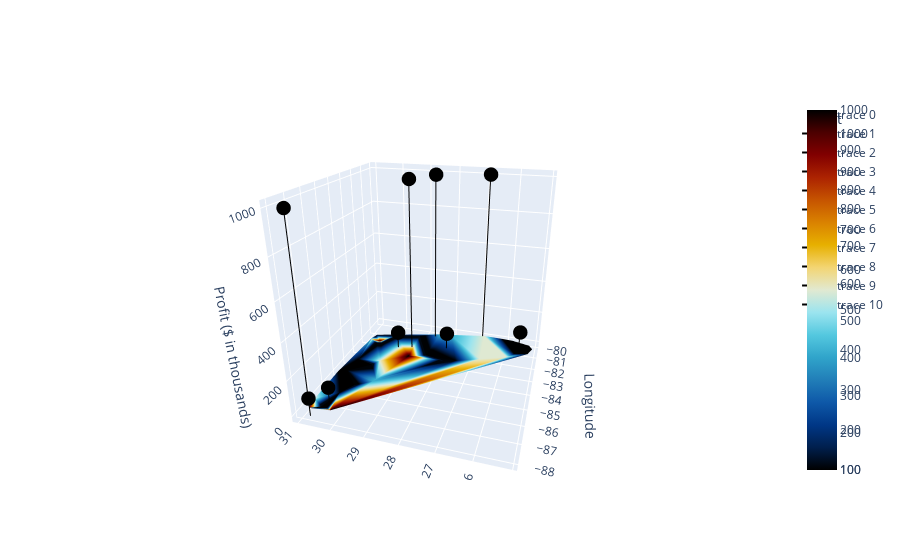

Here is the notebook cell this chart was saved with:
### Code cell
import plotly.graph_objects as go
import numpy as np
import geopandas as gpd
from scipy.spatial import Delaunay

# Load the shapefile into a GeoDataFrame
gdf = gpd.read_file('ne_110m_admin_1_states_provinces.shp')

# Filter out only the Florida state
florida_gdf = gdf[gdf['name'] == 'Florida']

# Extract the boundary coordinates of Florida
florida_boundary = florida_gdf.geometry.values[0].exterior.coords.xy
florida_x = list(florida_boundary[0])
florida_y = list(florida_boundary[1])

# Coordinates and profits from before
# Coordinates and profits from before
store_locations = [
    (27.9944024, -81.7602544),
    (25.5516034, -80.6326916),
    (30.6953657, -88.0398913),
    (29.6516344, -82.3248262),
    (27.9944024, -81.7602544),
    (30.421309, -87.2169149),
    (28.6122187, -80.8075537),
    (26.9342246, -80.0942087),
    (29.1871986, -82.1400923),
    (30.6953657, -88.0398913)
]

store_profits = [100, 100, 100, 100, 100, 100, 1000, 1000, 1000, 1000]

x = [location[1] for location in store_locations]
y = [location[0] for location in store_locations]
z = store_profits

# Triangulate the Florida boundary
tri = Delaunay(np.array([florida_x, florida_y]).T)
triangles = tri.simplices

# Calculate average profit for each triangle's center
triangle_avg_profits = []
for triangle in triangles:
    cx = np.mean([florida_x[i] for i in triangle])
    cy = np.mean([florida_y[i] for i in triangle])
    distances = np.sqrt((np.array(x) - cx)**2 + (np.array(y) - cy)**2)
    nearby_profits = [profit for d, profit in zip(distances, z) if d < 1]
    triangle_avg_profits.append(np.mean(nearby_profits) if nearby_profits else 0)

# Create figure
fig = go.Figure()

# Add 3D scatter plot for store data with color based on profit
fig.add_trace(go.Scatter3d(x=x, y=y, z=z, mode='markers', 
                           marker=dict(size=5, color=z, colorscale='icefire', colorbar=dict(title='Profit'))))

# Add pillars (lines) for each store point down to the x-y plane
for i in range(len(x)):
    fig.add_trace(go.Scatter3d(x=[x[i], x[i]], y=[y[i], y[i]], z=[z[i], 0], mode='lines', line=dict(color='black')))

# Add Florida mesh with color based on average profits
fig.add_trace(go.Mesh3d(x=florida_x, y=florida_y, z=[0]*len(florida_x), i=triangles[:, 0], j=triangles[:, 1], k=triangles[:, 2], 
                        intensity=triangle_avg_profits, colorscale='icefire', cmin=min(z), cmax=max(z)))

# Set axes properties
fig.update_layout(scene=dict(
    xaxis_title='Longitude',
    yaxis_title='Latitude',
    zaxis_title='Profit ($ in thousands)')
)

# Display the plot
fig.show()

### Figure 1 — Plotly figure (JSON) as saved in the notebook; plotly's stock layout.template omitted (floating-point values rounded to 4 significant figures)
{"data": [{"marker": {"color": [100, 100, 100, 100, 100, 100, 1000, 1000, 1000, 1000], "colorbar": {"title": {"text": "Profit"}}, "colorscale": [[0, "#000000"], [0.0625, "#001f4d"], [0.125, "#003786"], [0.1875, "#0e58a8"], [0.25, "#217eb8"], [0.3125, "#30a4ca"], [0.375, "#54c8df"], [0.4375, "#9be4ef"], [0.5, "#e1e9d1"], [0.5625, "#f3d573"], [0.625, "#e7b000"], [0.6875, "#da8200"], [0.75, "#c65400"], [0.8125, "#ac2301"], [0.875, "#820000"], [0.9375, "#4c0000"], [1, "#000000"]], "size": 5}, "mode": "markers", "type": "scatter3d", "x": [-81.76, -80.63, -88.04, -82.32, -81.76, -87.22, -80.81, -80.09, -82.14, -88.04], "y": [27.99, 25.55, 30.7, 29.65, 27.99, 30.42, 28.61, 26.93, 29.19, 30.7], "z": [100, 100, 100, 100, 100, 100, 1000, 1000, 1000, 1000]}, {"line": {"color": "black"}, "mode": "lines", "type": "scatter3d", "x": [-81.76, -81.76], "y": [27.99, 27.99], "z": [100, 0]}, {"line": {"color": "black"}, "mode": "lines", "type": "scatter3d", "x": [-80.63, -80.63], "y": [25.55, 25.55], "z": [100, 0]}, {"line": {"color": "black"}, "mode": "lines", "type": "scatter3d", "x": [-88.04, -88.04], "y": [30.7, 30.7], "z": [100, 0]}, {"line": {"color": "black"}, "mode": "lines", "type": "scatter3d", "x": [-82.32, -82.32], "y": [29.65, 29.65], "z": [100, 0]}, {"line": {"color": "black"}, "mode": "lines", "type": "scatter3d", "x": [-81.76, -81.76], "y": [27.99, 27.99], "z": [100, 0]}, {"line": {"color": "black"}, "mode": "lines", "type": "scatter3d", "x": [-87.22, -87.22], "y": [30.42, 30.42], "z": [100, 0]}, {"line": {"color": "black"}, "mode": "lines", "type": "scatter3d", "x": [-80.81, -80.81], "y": [28.61, 28.61], "z": [1000, 0]}, {"line": {"color": "black"}, "mode": "lines", "type": "scatter3d", "x": [-80.09, -80.09], "y": [26.93, 26.93], "z": [1000, 0]}, {"line": {"color": "black"}, "mode": "lines", "type": "scatter3d", "x": [-82.14, -82.14], "y": [29.19, 29.19], "z": [1000, 0]}, {"line": {"color": "black"}, "mode": "lines", "type": "scatter3d", "x": [-88.04, -88.04], "y": [30.7, 30.7], "z": [1000, 0]}, {"cmax": 1000, "cmin": 100, "colorscale": [[0, "#000000"], [0.0625, "#001f4d"], [0.125, "#003786"], [0.1875, "#0e58a8"], [0.25, "#217eb8"], [0.3125, "#30a4ca"], [0.375, "#54c8df"], [0.4375, "#9be4ef"], [0.5, "#e1e9d1"], [0.5625, "#f3d573"], [0.625, "#e7b000"], [0.6875, "#da8200"], [0.75, "#c65400"], [0.8125, "#ac2301"], [0.875, "#820000"], [0.9375, "#4c0000"], [1, "#000000"]], "i": [19, 27, 25, 28, 31, 32, 19, 29, 31, 28, 29, 18, 31, 18, 32, 35, 29, 36, 2, 2, 26, 27, 21, 26, 26, 23, 26, 16, 16, 16, 11, 16, 18, 10, 33, 0, 1, 38, 36, 38, 2, 1, 35, 33, 8, 34, 8, 14, 8, 13, 13, 13, 14, 6, 38, 37, 37, 8, 11, 12, 9, 9], "intensity": [1000, 0, 0, 0, 1000, 550, 100, 100, 100, 0, 0, 1000, 550, 400, 0, 0, 0, 0, 400, 400, 550, 100, 100, 100, 100, 100, 100, 550, 550, 100, 0, 0, 1000, 550, 0, 400, 400, 0, 100, 400, 100, 400, 0, 0, 0, 0, 0, 0, 0, 0, 0, 0, 0, 0, 0, 0, 0, 0, 100, 100, 100, 0], "j": [28, 28, 27, 27, 32, 31, 29, 31, 29, 29, 36, 19, 18, 31, 35, 29, 35, 35, 4, 5, 21, 26, 26, 27, 25, 26, 23, 32, 10, 11, 16, 18, 16, 33, 35, 1, 2, 6, 38, 1, 38, 38, 34, 34, 34, 8, 6, 11, 13, 8, 14, 12, 13, 37, 37, 36, 38, 9, 9, 9, 33, 8], "k": [20, 0, 0, 20, 30, 17, 28, 30, 19, 0, 0, 20, 17, 19, 30, 30, 36, 7, 3, 4, 20, 20, 22, 25, 24, 24, 22, 17, 32, 10, 15, 15, 17, 32, 32, 3, 3, 5, 0, 0, 5, 2, 7, 35, 33, 7, 7, 15, 6, 12, 15, 11, 11, 7, 6, 7, 36, 12, 10, 11, 10, 33], "type": "mesh3d", "x": [-87.53, -87.46, -87.4, -87.63, -87.62, -87.05, -85.01, -84.85, -83.85, -82.23, -82.15, -82.02, -82.02, -81.9, -81.7, -81.49, -81.31, -80.98, -80.54, -80.53, -80.06, -80.09, -80.13, -80.38, -80.68, -81.17, -81.33, -81.71, -82.24, -82.71, -82.86, -82.65, -82.93, -83.71, -84.1, -85.11, -85.29, -85.77, -86.4, -87.53], "y": [30.27, 30.41, 30.61, 30.85, 30.93, 30.98, 30.99, 30.72, 30.68, 30.53, 30.35, 30.44, 30.79, 30.82, 30.75, 30.73, 30.04, 29.18, 28.47, 28.04, 26.88, 26.21, 25.82, 25.21, 25.08, 25.2, 25.64, 25.87, 26.73, 27.5, 27.89, 28.55, 29.1, 29.94, 30.09, 29.64, 29.69, 30.15, 30.4, 30.27], "z": [0, 0, 0, 0, 0, 0, 0, 0, 0, 0, 0, 0, 0, 0, 0, 0, 0, 0, 0, 0, 0, 0, 0, 0, 0, 0, 0, 0, 0, 0, 0, 0, 0, 0, 0, 0, 0, 0, 0, 0]}], "layout": {"autosize": true, "scene": {"aspectmode": "auto", "aspectratio": {"x": 1, "y": 1, "z": 1}, "camera": {"center": {"x": 0, "y": 0, "z": 0}, "eye": {"x": -1.9, "y": -0.5735, "z": 0.8659}, "projection": {"type": "perspective"}, "up": {"x": 0, "y": 0, "z": 1}}, "xaxis": {"title": {"text": "Longitude"}, "type": "linear"}, "yaxis": {"title": {"text": "Latitude"}, "type": "linear"}, "zaxis": {"title": {"text": "Profit ($ in thousands)"}, "type": "linear"}}}}
